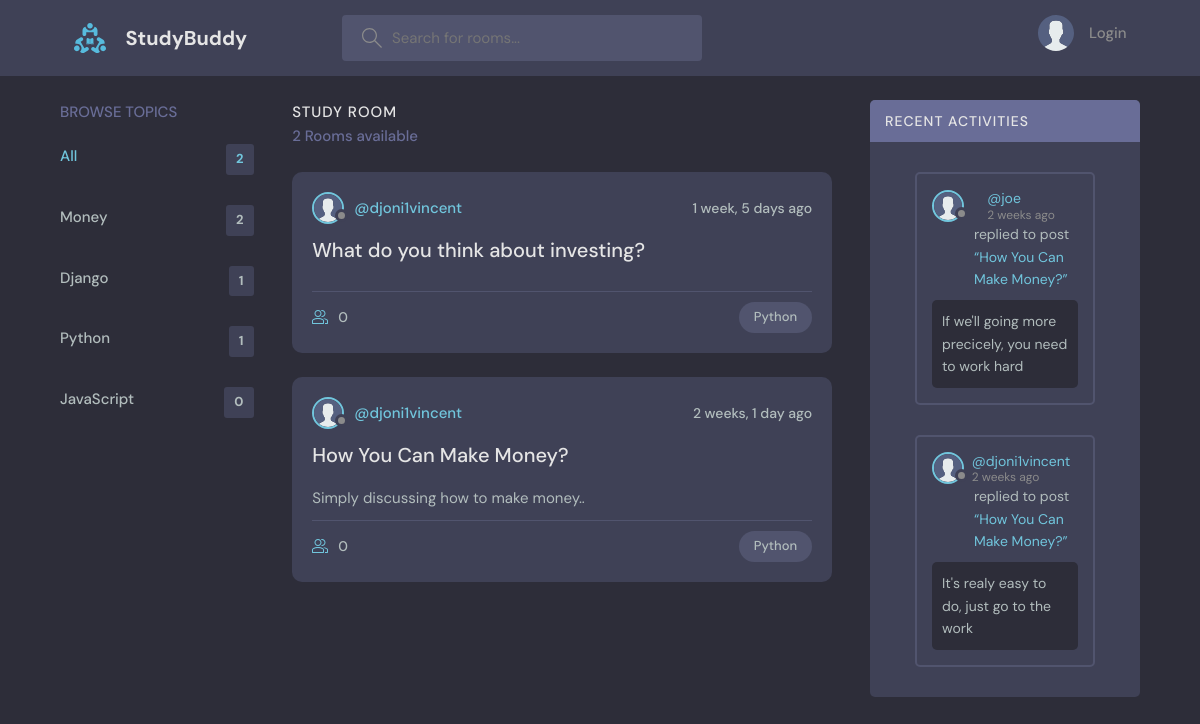
Before: /?q=Money with the older database file.
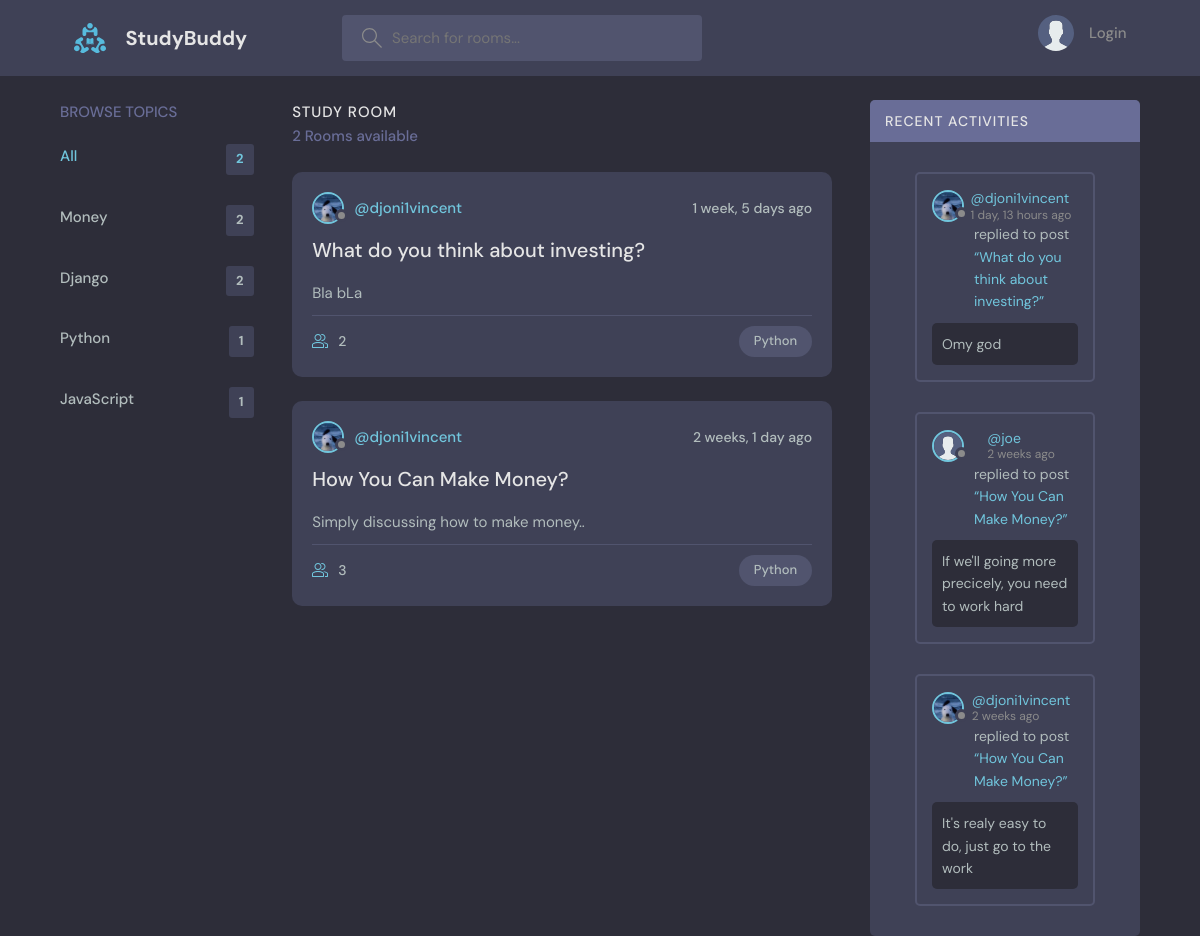
After: the same page with the newer database file.
### base/models.py (models this page shows, shortened)
class Topic(models.Model):
    name = models.CharField(max_length=200)

class Room(models.Model):
    host = models.ForeignKey(User, on_delete=models.SET_NULL, null=True)
    topic = models.ForeignKey(Topic, on_delete=models.SET_NULL, null=True)
    name = models.CharField(max_length=50)
    description = models.TextField(null=True, blank=True, max_length=50)
    participants = models.ManyToManyField(User, related_name="participants", blank=True)
    updated_at = models.DateTimeField(auto_now=True)
    created_at = models.DateTimeField(auto_now_add=True)
    class Meta:
        ordering = ["-updated_at", "-created_at"]
    def __str__(self):
        return self.name

class Message(models.Model):
    user = models.ForeignKey(User, on_delete=models.CASCADE)
    room = models.ForeignKey(Room, on_delete=models.CASCADE)
    body = models.TextField()
    updated_at = models.DateTimeField(auto_now=True)
    created_at = models.DateTimeField(auto_now_add=True)
    class Meta:
        ordering = ["-updated_at", "-created_at"]

class Profile(models.Model):
    user = models.OneToOneField(User, on_delete=models.CASCADE)
    avatar = models.ImageField(upload_to="avatars/", blank=True, null=True)
    bio = models.TextField(blank=True, null=True)

### base/views.py (the view)
# urls.py: path("", views.home, name="home"),
def home(request):
    q = request.GET.get("q") if request.GET.get("q") is not None else ""
    rooms = Room.objects.filter(
        Q(topic__name__icontains=q) | Q(name__icontains=q) | Q(description__icontains=q)
    )
    room_count = rooms.count()
    topics = Topic.objects.annotate(room_count=Count("room"))
    room_messages = Message.objects.filter(Q(room__topic__name__icontains=q))
    context = {
        "rooms": rooms,
        "topics": topics,
        "room_count": room_count,
        "room_messages": room_messages,
    }
    return render(request, "base/home.html", context)

### base/templates/base/home.html
{% extends "main.html" %}
{% block content %}
    <main class="layout layout--3">
        <div class="container">
            <div class="topics">{% include "base/topics_component.html" %}</div>
            <div class="roomList">
               {% include "base/feed_component.html" %}
            </div>
            <div class="activities">{% include "base/activity_component.html" %}</div>
        </div>
    </main>
{% endblock content %}

### base/templates/base/topics_component.html (shortened to what this page needs)
{% if topics %}
    <div class="topics__header">
        <h2>Browse Topics</h2>
    </div>
    <ul class="topics__list">
        <li>
            <a href="{% url 'home' %}" class="active">All <span>{{ room_count }}</span></a>
        </li>
        {% for topic in topics|slice:":5" %}
            <li>
                <a href="{% url 'home' %}?q={{ topic.name }}">{{ topic.name }}<span>{{ topic.room_count }}</span></a>
            </li>
        {% endfor %}
    </ul>
{% endif %}

### base/templates/base/feed_component.html (shortened to what this page needs)
{% load static %}
<div class="roomList__header">
    <div>
        <h2>Study Room</h2>
        <p>{{ room_count }} Rooms available</p>
    </div>
</div>
{% for room in rooms %}
    <div class="roomListRoom">
        <div class="roomListRoom__header">
            <a href="{% url 'user-profile' room.host.username %}"
               class="roomListRoom__author">
                <div class="avatar avatar--small">
                    {% if room.host.profile.avatar %}
                        <img src="{{ room.host.profile.avatar.url }}"
                             alt="{{ room.host.username }} avatar"
                             width="40"
                             height="40" />
                    {% else %}
                        <img src="{% static 'images/avatar.svg' %}"
                             alt="Default avatar"
                             width="40"
                             height="40" />
                    {% endif %}
                </div>
                <span>@{{ room.host.username }}</span>
            </a>
            <div class="roomListRoom__actions">
                <span>{{ room.created_at|timesince }} ago</span>
            </div>
        </div>
        <div class="roomListRoom__content">
            <a href="{% url 'room' room.id %}">{{ room.name }}</a>
            <p>{{ room.description }}</p>
        </div>
        <div class="roomListRoom__meta">
            <a href="{% url 'room' room.id %}" class="roomListRoom__joined">
                {{ room.participants.count }}
            </a>
            <p class="roomListRoom__topic">Python</p>
        </div>
    </div>
{% endfor %}

### base/templates/base/activity_component.html (shortened to what this page needs)
{% load static %}
<div class="activities__header">
    <h2>Recent Activities</h2>
</div>
{% for message in room_messages %}
    <div class="activities-page layout__body">
        <div class="activities__box">
            <div class="activities__boxHeader roomListRoom__header">
                <a href="{% url 'user-profile' message.user.username %}"
                   class="roomListRoom__author">
                    <div class="avatar avatar--small">
                        {% if message.user.profile.avatar %}
                            <img src="{{ message.user.profile.avatar.url }}" />
                        {% else %}
                            <img src="{% static 'images/avatar.svg' %}" />
                        {% endif %}
                    </div>
                    <p>
                        <a href="{% url 'user-profile' message.user.username %}">@{{ message.user.username }}</a>
                        <span>{{ message.created_at|timesince }} ago</span>
                    </p>
                </a>
            </div>
            <div class="activities__boxContent">
                <p>replied to post <a href="{% url 'room' message.room.id %}">“{{ message.room }}”</a></p>
                <div class="activities__boxRoomContent">{{ message.body }}</div>
            </div>
        </div>
    </div>
{% endfor %}

Changed rows visible on the page:
computed for Topic "Django": room_count "1" → "2"
computed for Topic "JavaScript": room_count "0" → "1"
changed Room "What do you think about investing?": description (not shown) → "Bla bLa"; participants.count "0" → "2"
changed Room "How You Can Make Money?": participants.count "0" → "3"
added Message: user.profile.avatar (picture), user.username "djoni1vincent", created_at "1 day, 13 hours", room "What do you think about investing?", body "Omy god"
